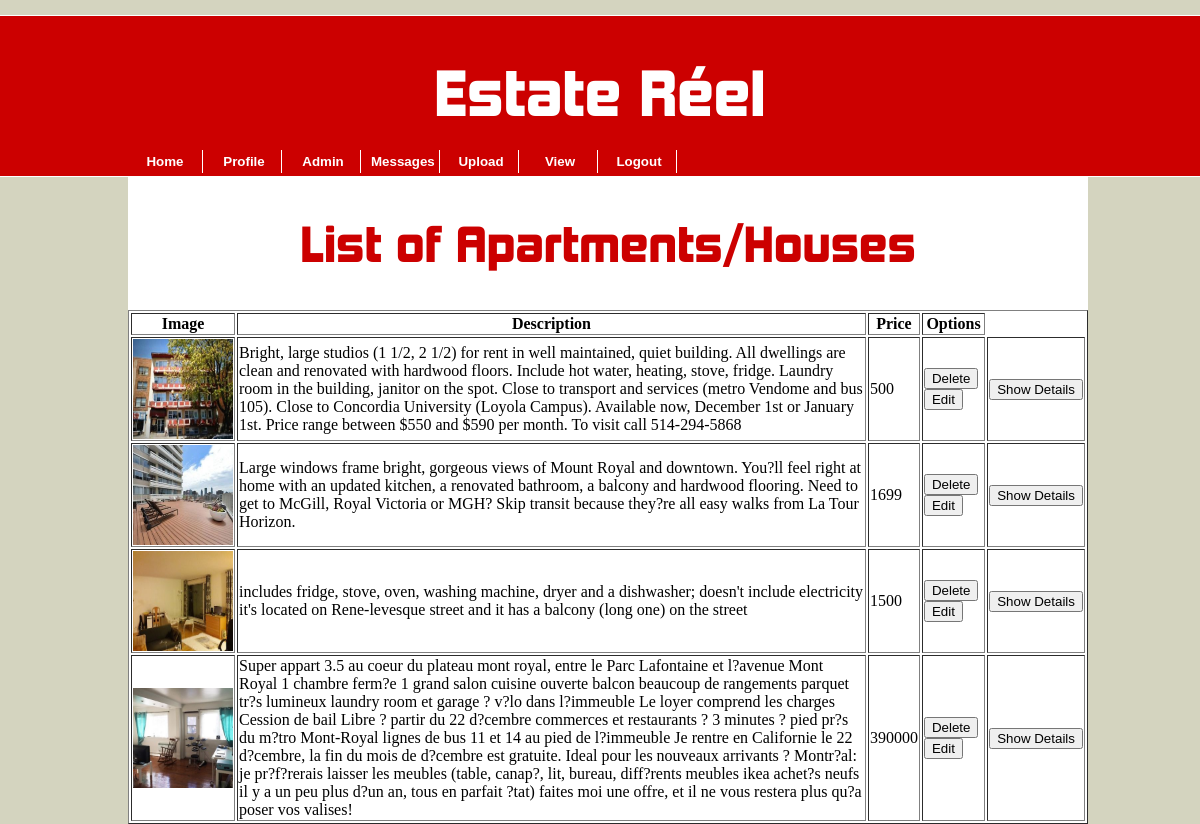
/displayApartments.php (signed in), run on the app's committed database.
### tables this page shows
CREATE TABLE IF NOT EXISTS `apartment_images` (
`image_id` int(5) NOT NULL,
  `dwelling_Id` int(6) NOT NULL,
  `file_name` varchar(200) NOT NULL,
  `file_size` varchar(200) NOT NULL,
  `file_type` varchar(200) NOT NULL
);

CREATE TABLE IF NOT EXISTS `dwellings` (
`dwelling_Id` int(6) NOT NULL,
  `address_id` int(4) NOT NULL,
  `user_id` int(6) NOT NULL,
  `type` varchar(255) DEFAULT NULL,
  `description` varchar(1000) DEFAULT NULL,
  `no_of_rooms` int(11) DEFAULT NULL,
  `no_of_bathrooms` int(11) DEFAULT NULL,
  `no_of_living_rooms` int(11) DEFAULT NULL,
  `price` int(11) DEFAULT NULL,
  `rangeType` varchar(50) DEFAULT NULL
);

### classes/productClass.php (called while the page is built, shortened)
<?php
	class Product extends Database{
		public function displayAllProducts(){
			$query = "SELECT * FROM dwellings INNER JOIN apartment_images
                                 ON dwellings.dwelling_Id = apartment_images.dwelling_Id
                           GROUP BY dwellings.dwelling_Id";
            return parent::getResultSetAsArray($query);
		}
	}
?>

### classes/databaseClass.php (called while the page is built, shortened)
<?php
	class Database{
		public $connection;
		public function createConnection(){
			$servername = "localhost";
			$username = "root";
			$password = "";
			$db = "PHP_database";
			$this->connection = new mysqli($servername, $username, $password, $db);
			$this->connection->set_charset("utf8");
			return $this->connection;
		}
		public function getResultSetAsArray($query){
			$rs = mysqli_query($this->createConnection(), $query) or die($this->connection->error);
			if($rs->num_rows > 0){
				$index = 0;
				while($row = $rs->fetch_assoc()){
					foreach ($row as $key => $value) {
						$arrayAsResult[$index][$key] = $value;
					}
					$index++;
				}
				return $arrayAsResult;
			}
			return null;
		}
	}
?>

### classes/loginClass.php (called while the page is built, shortened)
<?php
	class Login extends Database{
		public function getRangeType($username){
			$rangeTypeArray = $this->getSpecificUser($username);
			$type = "";
			for ($row=0; $row < count($rangeTypeArray); $row++) {
				$type = $rangeTypeArray[$row]['rangeType'];
			}
			return $type;
		}
		public function getSpecificUser($username){
			return parent::getResultSetAsArray("SELECT * FROM users WHERE username = '$username'");
		}
	}
?>

### displayApartments.php (the view, shortened to what this page needs)
<html>
    <head>
         <link rel="stylesheet" type="text/css" href="CSS/mainLayout.css">
    </head>
<?php
	include('PreCode/header.php');
	$userId = $loginObj->getUserId();
?>
<?php
	$type = $loginObj->getRangeType($_SESSION['USERNAME']);
	if (strcmp($type, "Admin") === 0) {
		$rs = $productObj->displayAllProducts();
	}else{
		$rs = $productObj->displayOwnerProducts($userId);
	}
?>
	<h2>List of Apartments/Houses</h2>
	<table border="1" align="center">
		<tbody>
			<tr>
				<th>Image</th>
				<th>Description</th>
				<th>Price</th>
				<th>Options</th>
			</tr>
			<?php
				if (count($rs) > 0) {
					for($row = 0; $row < count($rs); $row++){
						echo "<tr>";
						echo "<td><img style='width:100px;height:100px;' src='apartment_images/" . $rs[$row]['file_name'] . "'/></td>" .
							 "<td>" . $rs[$row]['description'] . "</td>" .
							 "<td>" . $rs[$row]['price'] . "</td>";
			?>
						<form name="deleteApart" method="POST" action="">
							<td>
								<input name='delete' type='submit' value='Delete' />
								<input name='edit' type='submit' value='Edit' />
							</td>
						</form>
						<form name="showApart" method="GET" action="showDetails.php">
							<td>
								<input name='showDetail' type='submit' value='Show Details' />
							</td>
						</form>
			<?php
						echo "</tr>";
					}
				}
			?>
		</tbody>
	</table>
</body>
</html>

### CSS/mainLayout.css (style rules this page uses)
body { background-color: #D4D4BF; text-align: center; height: 100%; }
h2 { text-align: center; font-family: headerFont; color: #C00; font-weight: bolder; font-size: 35pt; }

### data on the page
apartment_images: file_name (picture), dwelling_Id.description "Bright, large studios (1 1/2, 2 1/2) for rent in well maintained, quiet building. All dwellings are clean and renovated with hardwood floors. Include hot water, heating, stove, fridge. Laundry room in the building, janitor on the spot. Close to transport and services (metro Vendome and bus 105). Close to Concordia University (Loyola Campus). Available now, December 1st or January 1st. Price range between $550 and $590 per month. To visit call 514-294-5868", dwelling_Id.price "500"
apartment_images: file_name (picture), dwelling_Id.description "Large windows frame bright, gorgeous views of Mount Royal and downtown. You?ll feel right at home with an updated kitchen, a renovated bathroom, a balcony and hardwood flooring. Need to get to McGill, Royal Victoria or MGH? Skip transit because they?re all easy walks from La Tour Horizon.", dwelling_Id.price "1699"
apartment_images: file_name (picture), dwelling_Id.description "includes fridge, stove, oven, washing machine, dryer and a dishwasher; doesn't include electricity it's located on Rene-levesque street and it has a balcony (long one) on the street", dwelling_Id.price "1500"
apartment_images: file_name (picture), dwelling_Id.description "Super appart 3.5 au coeur du plateau mont royal, entre le Parc Lafontaine et l?avenue Mont Royal 1 chambre ferm?e 1 grand salon cuisine ouverte balcon beaucoup de rangements parquet tr?s lumineux laundry room et garage ? v?lo dans l?immeuble Le loyer comprend les charges Cession de bail Libre ? partir du 22 d?cembre commerces et restaurants ? 3 minutes ? pied pr?s du m?tro Mont-Royal lignes de bus 11 et 14 au pied de l?immeuble Je rentre en Californie le 22 d?cembre, la fin du mois de d?cembre est gratuite. Ideal pour les nouveaux arrivants ? Montr?al: je pr?f?rerais laisser les meubles (table, canap?, lit, bureau, diff?rents meubles ikea achet?s neufs il y a un peu plus d?un an, tous en…", dwelling_Id.price "390000"
